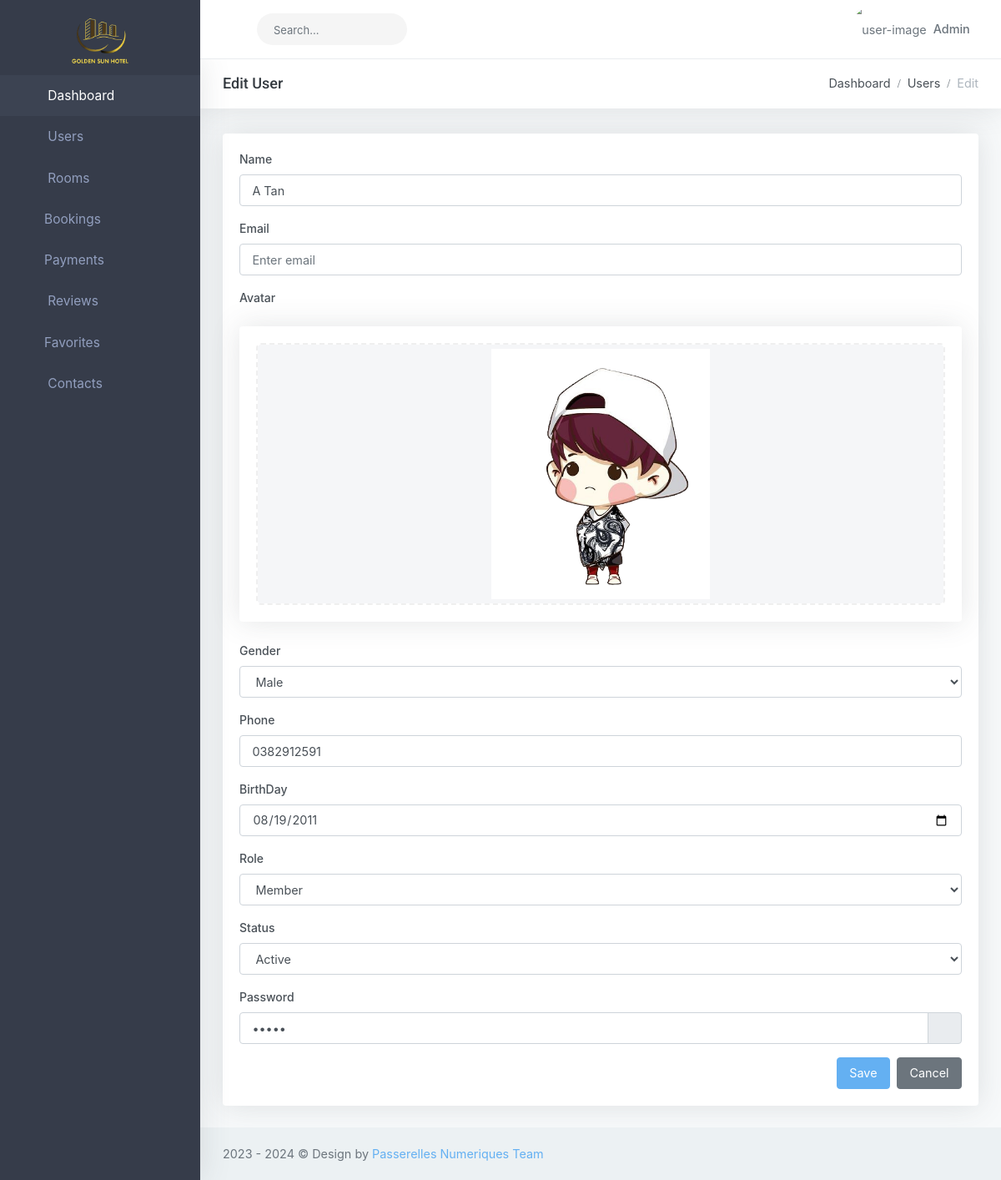
The page /admin.php?controller=users&action=edit&id=1 on the database its author committed.
### tables this page shows
CREATE TABLE `users` (
  `id` int(11) NOT NULL,
  `name` varchar(50) NOT NULL,
  `avatar` varchar(255) DEFAULT NULL,
  `email` varchar(100) NOT NULL,
  `birthday` date NOT NULL,
  `phone` varchar(20) NOT NULL,
  `password` varchar(255) NOT NULL,
  `role` int(11) NOT NULL,
  `status` int(11) NOT NULL,
  `gender` varchar(50) DEFAULT NULL,
  `updated_at` timestamp NOT NULL DEFAULT current_timestamp() ON UPDATE current_timestamp(),
  `created_at` timestamp NOT NULL DEFAULT current_timestamp()
);

### admin.php (called while the page is built, shortened)
<?php
require 'routes/admin.route.php';

### config/database.php (called while the page is built, shortened)
<?php
class ConnectDB {
    private $server = 'localhost';
    private $username = 'root';
    private $password = '';
    private $database = 'hotel_management';
    protected function connect() {
        $connect = mysqli_connect($this->server,
            $this->username,
            $this->password,
            $this->database);
        mysqli_set_charset($connect,"utf8");
        return $connect;
    }
}
?>

### models/UserModel.php (called while the page is built, shortened)
<?php
include_once 'config/database.php';
class UserModel extends ConnectDB
{
    function getUser($id) {
        $sql = "SELECT * FROM users WHERE id = $id";
        return mysqli_query($this->connect(),$sql);
    }
}
?>

### views/admin/users/edit.view.php (the view, shortened to what this page needs)
<?php
require 'views/admin/partials/header.view.php'
?>
<body class="left-side-menu-dark topbar-light">
    <div id="wrapper">
        <?php
        require 'views/admin/partials/topbar.view.php'
        ?>
        <?php
        include 'views/admin/partials/sidebar.view.php';
        ?>
        <div class="content-page">
            <div class="content">
                <div class="container-fluid">
                    <div class="row">
                        <div class="col-12">
                            <div class="page-title-box">
                                <div class="page-title-right">
                                    <ol class="breadcrumb m-0">
                                        <li class="breadcrumb-item"><a href="admin.php">Dashboard</a></li>
                                        <li class="breadcrumb-item"><a href="admin.php?controller=users&action=list">Users</a></li>
                                        <li class="breadcrumb-item active">Edit</li>
                                    </ol>
                                </div>
                                <h4 class="page-title">Edit User</h4>
                            </div>
                        </div>
                    </div>
                    <div class="row">
                        <div class="col-12">
                            <div class="card-box">
                                <div class="row">
                                    <div class="col-lg-12">
                                        <div>
                                            <form method="POST" action="#" class="parsley-examples" data-parsley-validate="" novalidate="" enctype="multipart/form-data">
                                                <div class="form-group">
                                                    <label for="name">Name<span class="text-danger"></span></label>
                                                    <input type="text" name="name" parsley-trigger="change" required="" placeholder="Enter name" class="form-control" id="name" value="<?php echo $oldUser['name']; ?>">
                                                </div>
                                                <div class="form-group">
                                                    <label for="email">Email<span class="text-danger"></span></label>
                                                    <input type="email" name="email" parsley-trigger="change" required="" placeholder="Enter email" class="form-control" id="email" value="<?php echo $oldUser['email']; ?>">
                                                </div>
                                                <div class="form-group">
                                                    <label for="emailAddress">Avatar</label>
                                                </div>
                                                <div class="row">
                                                    <div class="col-sm-12">
                                                        <div class="card-box">
                                                        </div>
                                                    </div>
                                                </div>
                                                <div class="form-group">
                                                    <label for="gender">Gender<span class="text-danger"></span></label>
                                                    <select class="form-control" id="gender" name="gender">
                                                        <option value="Male" <?php if (isset($oldUser['gender']) && $oldUser['gender'] == '1') {echo 'selected';} ?>>Male</option>
                                                    </select>
                                                </div>
                                                <div class="form-group">
                                                    <label for="phone">Phone<span class="text-danger"></span></label>
                                                    <input type="text" name="phone" parsley-trigger="change" required="" placeholder="Enter email" class="form-control" id="phone" value="<?php echo $oldUser['phone']; ?>">
                                                </div>
                                                <div class="form-group">
                                                    <label for="example-date-input">BirthDay<span class="text-danger"></span></label>
                                                    <input class="form-control" type="date" value="2011-08-19" id="example-date-input" name="birthday" value="<?php echo $oldUser['birthday']; ?>">
                                                </div>
                                                <div class="form-group">
                                                    <label for="role">Role<span class="text-danger"></span></label>
                                                    <select class="form-control" id="role" name="role">
                                                        <option value="2" <?php if (isset($oldUser['role']) && $oldUser['role'] == '2') {echo 'selected';} ?>>Member</option>
                                                    </select>
                                                </div>
                                                <div class="form-group">
                                                    <label for="exampleSelect1">Status<span class="text-danger"></span></label>
                                                    <select class="form-control" id="status" name="status">
                                                        <option value="1" <?php if (isset($oldUser['status']) && $oldUser['status'] == '1') {echo 'selected';} ?>>Active</option>
                                                    </select>
                                                </div>
                                                <div class="form-group">
                                                    <label for="pass1">Password<span class="text-danger"></span></label>
                                                    <div class="input-group">
                                                        <input id="pass1" type="password" placeholder="Password" required="" class="form-control" name="password" value="<?php echo $oldUser['password']; ?>">
                                                        <div class="input-group-append">
                                                            <span class="input-group-text">
                                                                <i class="fas fa-eye" id="togglePassword1"></i>
                                                            </span>
                                                        </div>
                                                    </div>
                                                </div>
                                                <div class="form-group text-right mb-0">
                                                    <button class="btn btn-primary waves-effect waves-light mr-1" type="submit" name="edit">Save</button>
                                                    <a href="admin.php?controller=users&action=list" class="btn btn-secondary waves-effect waves-light">Cancel</a>
                                                </div>
                                            </form>
                                        </div>
                                    </div>
                                </div>
                            </div>
                        </div>
                    </div>
                </div>
            </div>
            <?php include 'views/admin/partials/footer.view.php'; ?>
        </div>
    </div>

### rows shown on the page
users: name "A Tan", phone "0382912591", role "Member", status "Active"
